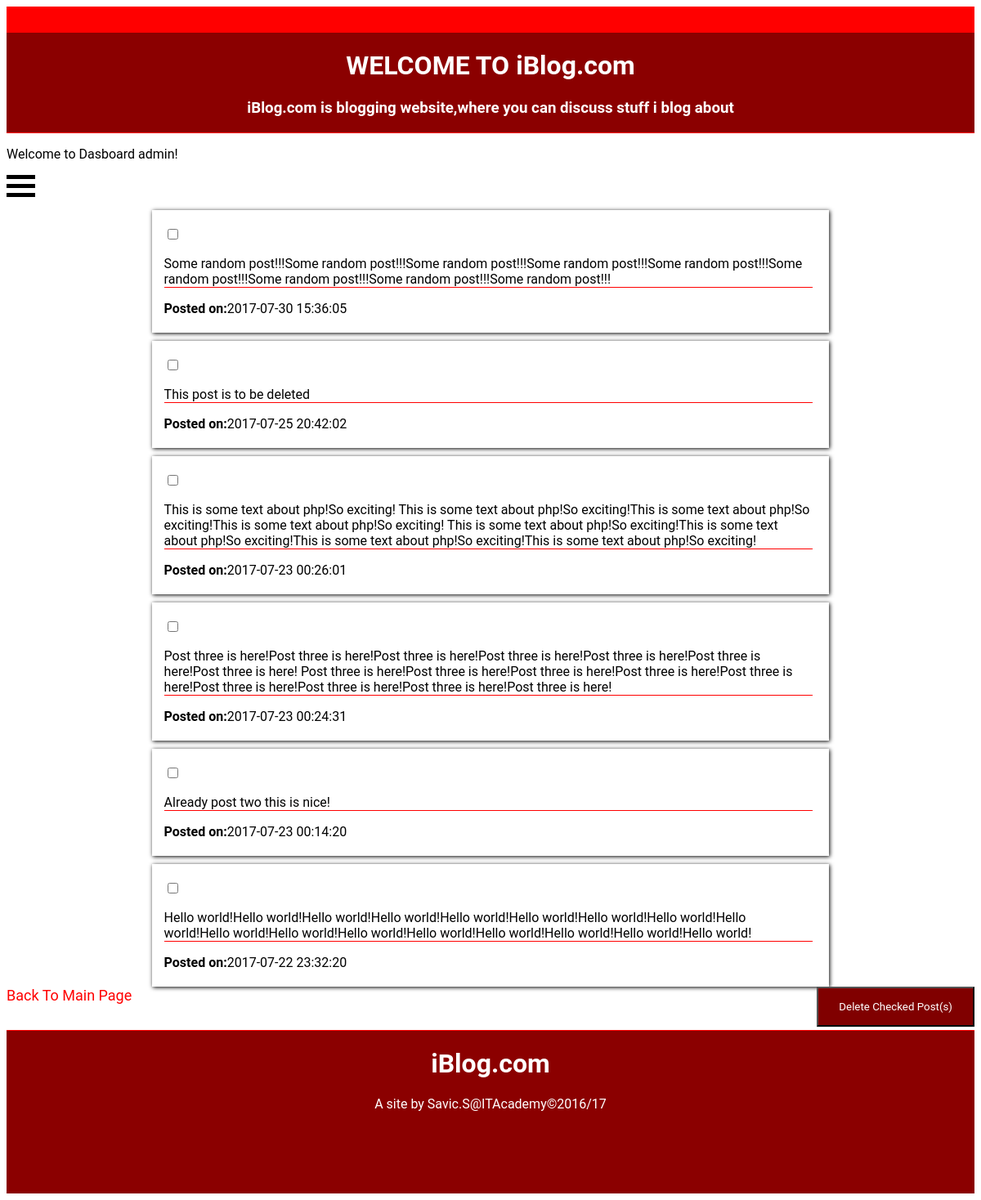
The page /del_post.php (signed in) on the database its author committed.
### tables this page shows
CREATE TABLE `posts` (
  `post_id` int(11) NOT NULL AUTO_INCREMENT,
  `user_name` varchar(50) NOT NULL,
  `title` varchar(225) DEFAULT NULL,
  `body` text,
  `category_id` int(11) NOT NULL,
  `posted` datetime DEFAULT NULL,
  PRIMARY KEY (`post_id`),
  KEY `category_id_fk_idx` (`category_id`),
  CONSTRAINT `category_id_fk` FOREIGN KEY (`category_id`) REFERENCES `categories` (`category_id`) ON DELETE NO ACTION ON UPDATE NO ACTION
);

### del_post.php (the view, shortened to what this page needs)
<?php
require "connect.php";
?>
<!DOCTYPE html>
<html lang="en">
<head>
</head>
<?php
include("header.php");
?>
<body>
<?php
if ($_SESSION['username']=='admin'){
  include "dashboard.php";
}
?>
<?php
$query = "SELECT * FROM posts order by posted desc";
$result = mysqli_query($con,$query);
if (mysqli_num_rows($result)>0){
while ($row = mysqli_fetch_assoc($result)){
?>
<div>
  <form method="post" action="removeEntry.php">
    <div id="postd">
      <input type="checkbox" name="checkbox[]" id="checkbox"
                value="<?php echo $row['post_id']; ?>">
      <p><?php echo $row['body']; ?></p>
      <b>Posted on:</b><?php echo $row['posted']; ?>
    </div>
    <?php
    }
    }else{
      echo " No entries";
    }
    ?>
  </form>
  <input type="submit" name="delPost" value="Delete Checked Post(s)" class="button" />
    <a href="index.php">Back To Main Page</a>
</div>
</body>
<?php
include("footer.php");
?>
</html>

### css/style.css (style rules this page uses)
* { box-sizing: border-box; font-family: "Roboto","Droid Sans",sans-serif; }
input[type='submit'],input[type='button'] { background-color: maroon; color:white; padding:15px 25px; }
a { font-size:large; background-color:transparent; color:red; text-decoration:none; }
.button { float: right; }
#postd { width:70%; height:auto; margin:auto; margin-top: 10px; padding:20px 20px 20px 15px; box-shadow:1px 1px 5px 0px; }
#postd p { border-bottom: 1px solid red; }
body { min-height: 50%; }

### rows shown on the page
posts: body "Some random post!!!Some random post!!!Some random post!!!Some random post!!!Some random post!!!Some random post!!!Some random post!!!Some random post!!!Some random post!!!", posted "2017-07-30 15:36:05"
posts: body "This post is to be deleted", posted "2017-07-25 20:42:02"
posts: body "This is some text about php!So exciting! This is some text about php!So exciting!This is some text about php!So exciting!This is some text about php!So exciting! This is some text about php!So exciting!This is some text about php!So exciting!This is some text about php!So exciting!This is some text about php!So exciting!", posted "2017-07-23 00:26:01"
posts: body "Post three is here!Post three is here!Post three is here!Post three is here!Post three is here!Post three is here!Post three is here! Post three is here!Post three is here!Post three is here!Post three is here!Post three is here!Post three is here!Post three is here!Post three is here!Post three is here!", posted "2017-07-23 00:24:31"
posts: body "Already post two this is nice!", posted "2017-07-23 00:14:20"
posts: body "Hello world!Hello world!Hello world!Hello world!Hello world!Hello world!Hello world!Hello world!Hello world!Hello world!Hello world!Hello world!Hello world!Hello world!Hello world!Hello world!Hello world!", posted "2017-07-22 23:32:20"

### other values the page prints
$_SESSION['username'] "admin"
